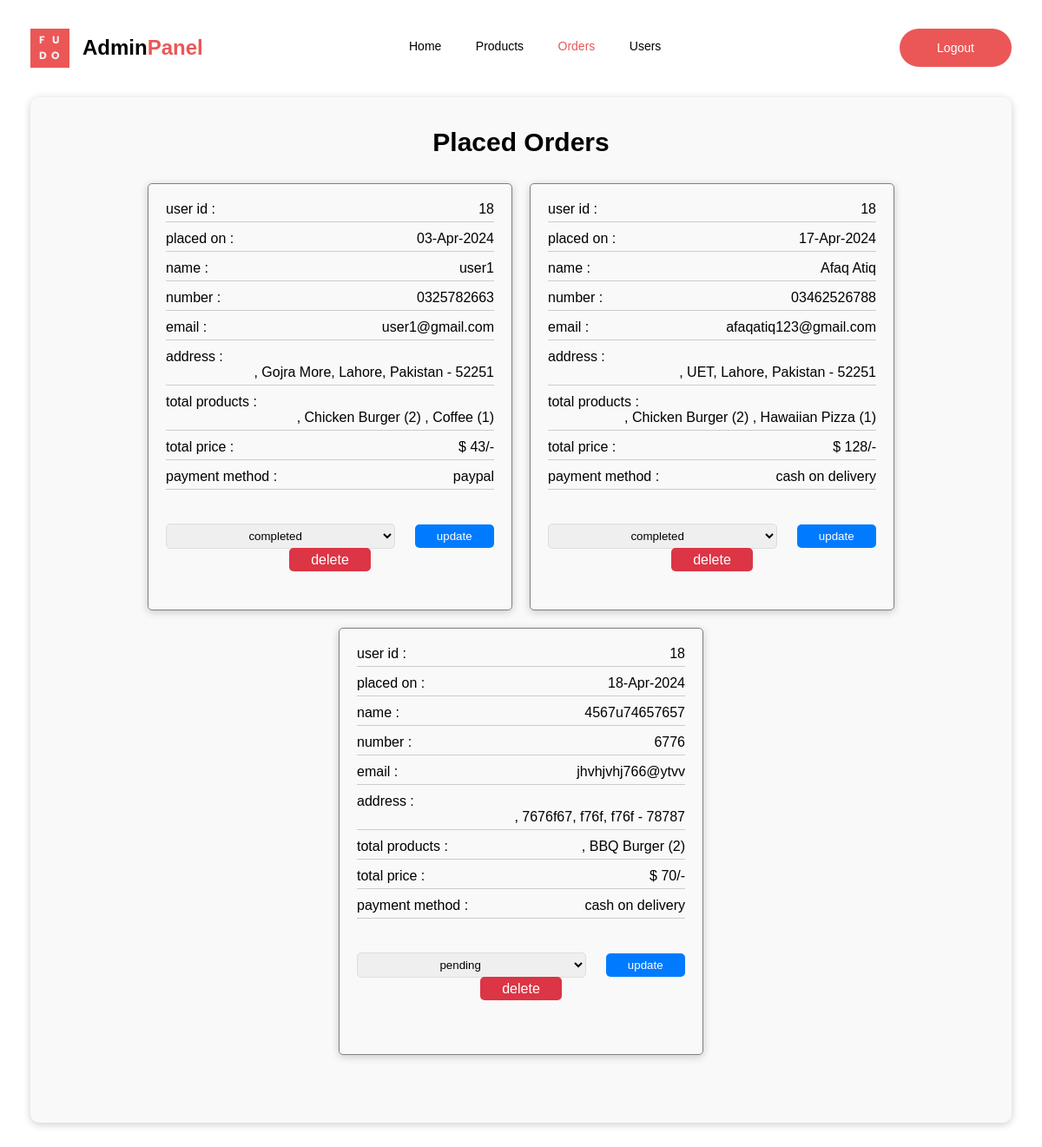
The app's page /admin-orders.php (signed in) with its own data.
### tables this page shows
CREATE TABLE `orders` (
  `id` int(100) NOT NULL,
  `user_id` int(100) NOT NULL,
  `name` varchar(100) NOT NULL,
  `number` varchar(12) NOT NULL,
  `email` varchar(100) NOT NULL,
  `method` varchar(50) NOT NULL,
  `address` varchar(500) NOT NULL,
  `total_products` varchar(1000) NOT NULL,
  `total_price` int(100) NOT NULL,
  `placed_on` varchar(50) NOT NULL,
  `payment_status` varchar(20) NOT NULL DEFAULT 'pending'
);

### admin-orders.php (the view, shortened to what this page needs)
<?php
include 'config.php';
?>
<!DOCTYPE html>
<html lang="en">
<head>
   <link rel="stylesheet" href="https://cdnjs.cloudflare.com/ajax/libs/font-awesome/6.0.0/css/all.min.css">
   <link rel="stylesheet" href="admin-style.css">
</head>
<body>
   <header>
      <nav>
         <div id="nav-inner1">
            <div id="nav-inner-inner1">
               <img id="logo" src="images/logo.png" alt="">
               <span id="logo-text">Admin <span class="panel">Panel</span></span>
            </div>
         </div>
         <div id="nav-inner2">
            <ol>
               <li class="list border-animation" id="list1"><a href="#" onclick="changeActive('list1')">Home</a></li>
               <li class="list border-animation" id="list2"><a href="#" onclick="changeActive('list2')">Products</a>
               </li>
               <li class="list border-animation" id="list3"><a class="default-color" href="#"
                     onclick="changeActive('list3')">Orders</a></li>
               <li class="list border-animation" id="list4"><a href="#" onclick="changeActive('list4')">Users</a></li>
            </ol>
         </div>
         <div id="nav-inner3">
            <div id="nav-inner-inner3">
               <input class="get-started-btn get-start" onclick="window.location.href='logout.php'" type="button"
                  value="Logout">
            </div>
         </div>
      </nav>
   </header>
   <section class="orders">
      <h1 class="title">Placed Orders</h1>
      <div class="box-container">
         <?php
         $select_orders = mysqli_query($conn, "SELECT * FROM `orders`") or die('query failed');
         if (mysqli_num_rows($select_orders) > 0) {
            while ($fetch_orders = mysqli_fetch_assoc($select_orders)) {
               ?>
               <div class="box">
                  <p style="width:100%;"> <span style="margin-right:201px; text-align:start; float:left;"> user id :</span>
                     <span style="float:right;">
                        <?php echo $fetch_orders['user_id']; ?>
                     </span> </p>
                  <p style="width:100%;"> <span style="margin-right:73px; text-align:start; float:left;"> placed on :</span>
                     <span style="float:right;">
                        <?php echo $fetch_orders['placed_on']; ?>
                     </span> </p>
                  <p style="width:100%;"> <span style="margin-right:186px; text-align:start; float:left;"> name : </span><span
                        style="float:right;">
                        <?php echo $fetch_orders['name']; ?>
                     </span> </p>
                  <p style="width:100%;"> <span style="margin-right:101px; text-align:start; float:left;"> number :</span>
                     <span style="float:right;">
                        <?php echo $fetch_orders['number']; ?>
                     </span> </p>
                  <p style="width:100%;"> <span style="margin-right:94px; text-align:start; float:left;"> email :</span> <span
                        style="float:right;">
                        <?php echo $fetch_orders['email']; ?>
                     </span> </p>
                  <p style="width:100%;"> <span style="margin-right:157px; text-align:start; float:left;"> address :</span>
                     <span style="float:right;">
                        <?php echo $fetch_orders['address']; ?>
                     </span> </p>
                  <p style="width:100%;"> <span style="margin-right:146px; text-align:start; float:left;"> total products
                        :</span> <span style="float:right;">
                        <?php echo $fetch_orders['total_products']; ?>
                     </span> </p>
                  <p style="width:100%;"> <span style="margin-right:135px; text-align:start; float:left;"> total price
                        :</span> <span style="float:right;">$
                        <?php echo $fetch_orders['total_price']; ?>/-
                     </span> </p>
                  <p style="width:100%;"> <span style="margin-right:18px; text-align:start; float:left;"> payment method
                        :</span> <span style="float:right;">
                        <?php echo $fetch_orders['method']; ?>
                     </span> </p>
                  <form action="" method="post">
                     <select name="update_payment">
                        <option value="" selected disabled>
                           <?php echo $fetch_orders['payment_status']; ?>
                        </option>
                     </select>
                     <input type="submit" value="update" name="update_order" class="option-btn">
                     <a href="admin-orders.php?delete=<?php echo $fetch_orders['id']; ?>"
                        onclick="return confirm('delete this order?');" class="delete-btn">delete</a>
                  </form>
               </div>
               <?php
            }
         } else {
            echo '<p class="empty">no orders placed yet!</p>';
         }
         ?>
      </div>
   </section>
</body>
</html>

### admin-style.css (style rules this page uses)
:root { --bg-color: #FFFFFF; --primary-color: #EB5757; --text-color: #333333; --hover-color: #F2C94C; }
html { scroll-behavior: smooth; }
* { margin: 0; padding: 0; }
body { font-family: "Poppins", sans-serif; background-color: var(--bg-color); margin: auto; width: 1130px; }
header { width: 1130px; height: 50px; position: absolute; top: 30px; margin: auto; }
nav { display: flex; flex-wrap: wrap; justify-content: center; align-items: center; width: 100%; height: 100%; }
#nav-inner1 { flex: 1; text-align: left; }
#nav-inner2 { flex: 2; text-align: center; cursor: pointer; margin-left: 100px; }
#nav-inner3 { flex: 1; }
#logo { width: 45px; height: 45px; }
#nav-inner-inner1 { display: flex; align-items: center; flex-wrap: wrap; }
#logo-text { font-size: 24px; font-weight: bold; margin-left: 15px; }
ol { list-style: none; cursor: pointer; }
li { display: inline-block; font-size: 14px; margin-right: 35px; color: var(--text-color); cursor: pointer; }
.default-color { color: var(--primary-color) }
#list1 { color: var(--primary-color); cursor: pointer; }
#nav-inner-inner3 { display: flex; margin-left: 153px; align-items: center; }
.get-started-btn { color: white; background-color: var(--primary-color); border: 1px solid var(--primary-color); height: 44px; width: 129px; font-size: 14px; border: none; border-radius: 27px; }
a { text-decoration: none; color: black; }
.border-animation { display: inline-block; position: relative; text-decoration: none; padding-bottom: 5px; }
.border-animation::after { content: ''; position: absolute; left: 0; bottom: 0; width: 0; height: 2px; background-color: var(--primary-color); cursor: default; transition: width 0.3s; }
.panel { color: var(--primary-color); position: absolute; }
.title { margin: auto; display: inline-block; font-size: 30px; font-weight: bolder; margin-bottom: 30px; }
.box-container { display: flex; flex-wrap: wrap; justify-content: center; max-width: 1065px; }
.box { display: flex; flex-direction: column; align-items: center; border: .1px solid gray; border-radius: 5px; margin: 6px; padding: 10px; text-align: center; height: 140px; width: 220px; box-shadow: 0 0 10px rgba(0, 0, 0, 0.2); transition: transform 0.3s, box-shadow 0.3s; box-shadow: 0 2px 10px rgba(0, 0, 0, 0.2); }
.option-btn { margin-left: 10px; margin-bottom: 5px; }
.delete-btn { background-color: #e74c3c; margin-right: 10px; margin-bottom: 5px; }
.orders { padding: 35px; margin: 112px auto; display: flex; flex-direction: column; max-width: 1102px; background-color: #f9f9f9; padding-bottom: 58px; margin-bottom: 45px; border-radius: 10px; box-shadow: 0 2px 10px rgba(0, 0, 0, 0.2); }
.orders .box { background-color: #f9f9f9; border-radius: 5px; height: 450px; width: 378px; margin: auto 10px 20px 10px; margin-bottom: 20px; padding: 20px; display: flex; flex-direction: column; }
.orders .box p { margin: 0 0 10px; padding-bottom: 5px; border-bottom: 1px solid #ccc; word-break: break-all; }
.orders .box form { margin-top: 10px; }
.orders .box select { padding: 5px 90px; margin-right: 10px; border: 1px solid #ddd; border-radius: 5px; }
.orders .box .option-btn { padding: 6px 25px; background-color: #007bff; color: #fff; border: none; border-radius: 5px; margin-left: 8px; margin-top: 20px; cursor: pointer; }
.orders .box .delete-btn { padding: 5px 25px; background-color: #dc3545; color: #fff; border: none; border-radius: 5px; cursor: pointer; text-decoration: none; margin-left: 10px; }

### records on screen
orders: user "18", placed_on "03-Apr-2024", name "user1", number "0325782663", email "user1@gmail.com", address ", Gojra More, Lahore, Pakistan - 52251", total_products ", Chicken Burger (2) , Coffee (1)", total_price "43", method "paypal", update_payment "completed"
orders: user "18", placed_on "17-Apr-2024", name "Afaq Atiq", number "03462526788", email "afaqatiq123@gmail.com", address ", UET, Lahore, Pakistan - 52251", total_products ", Chicken Burger (2) , Hawaiian Pizza (1)", total_price "128", method "cash on delivery", update_payment "completed"
orders: user "18", placed_on "18-Apr-2024", name "4567u74657657", number "6776", email "jhvhjvhj766@ytvv", address ", 7676f67, f76f, f76f - 78787", total_products ", BBQ Burger (2)", total_price "70", method "cash on delivery", update_payment "pending"
